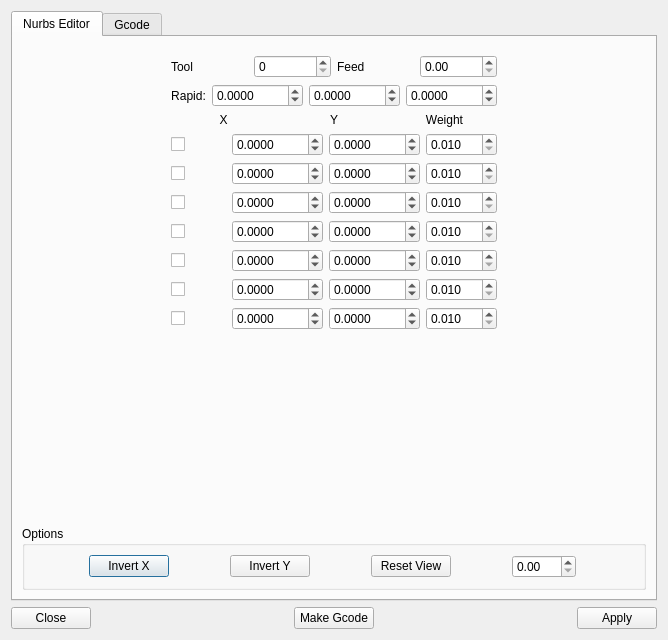
<?xml version="1.0" encoding="UTF-8"?>
<ui version="4.0">
 <class>Dialog</class>
 <widget class="QDialog" name="Dialog">
  <property name="geometry">
   <rect>
    <x>0</x>
    <y>0</y>
    <width>668</width>
    <height>640</height>
   </rect>
  </property>
  <property name="windowTitle">
   <string>Dialog</string>
  </property>
  <layout class="QVBoxLayout" name="verticalLayout">
   <item>
    <widget class="QTabWidget" name="tabWidget">
     <property name="currentIndex">
      <number>0</number>
     </property>
     <widget class="QWidget" name="tab_view">
      <property name="sizePolicy">
       <sizepolicy hsizetype="Preferred" vsizetype="Fixed">
        <horstretch>0</horstretch>
        <verstretch>0</verstretch>
       </sizepolicy>
      </property>
      <attribute name="title">
       <string>Nurbs Editor</string>
      </attribute>
      <layout class="QVBoxLayout" name="verticalLayout_2">
       <item>
        <layout class="QHBoxLayout" name="main">
         <item>
          <widget class="QFrame" name="control_frame">
           <property name="sizePolicy">
            <sizepolicy hsizetype="Fixed" vsizetype="Preferred">
             <horstretch>0</horstretch>
             <verstretch>0</verstretch>
            </sizepolicy>
           </property>
           <layout class="QVBoxLayout" name="verticalLayout_4">
            <item>
             <layout class="QHBoxLayout" name="horizontalLayout_3">
              <item>
               <widget class="QLabel" name="label_4">
                <property name="text">
                 <string>Tool</string>
                </property>
               </widget>
              </item>
              <item>
               <widget class="QSpinBox" name="toolNum">
                <property name="maximum">
                 <number>55</number>
                </property>
               </widget>
              </item>
              <item>
               <widget class="QLabel" name="label_5">
                <property name="text">
                 <string>Feed</string>
                </property>
               </widget>
              </item>
              <item>
               <widget class="QDoubleSpinBox" name="feedRate">
                <property name="maximum">
                 <double>1000.000000000000000</double>
                </property>
               </widget>
              </item>
             </layout>
            </item>
            <item>
             <layout class="QHBoxLayout" name="horizontalLayout_5">
              <item>
               <widget class="QLabel" name="label_9">
                <property name="text">
                 <string>Rapid:</string>
                </property>
                <property name="alignment">
                 <set>Qt::AlignCenter</set>
                </property>
               </widget>
              </item>
              <item>
               <widget class="QDoubleSpinBox" name="rapidX">
                <property name="decimals">
                 <number>4</number>
                </property>
                <property name="minimum">
                 <double>-1000.000000000000000</double>
                </property>
                <property name="maximum">
                 <double>10000.000000000000000</double>
                </property>
               </widget>
              </item>
              <item>
               <widget class="QDoubleSpinBox" name="rapidY">
                <property name="decimals">
                 <number>4</number>
                </property>
                <property name="minimum">
                 <double>-1000.000000000000000</double>
                </property>
                <property name="maximum">
                 <double>10000.000000000000000</double>
                </property>
               </widget>
              </item>
              <item>
               <widget class="QDoubleSpinBox" name="rapidZ">
                <property name="decimals">
                 <number>4</number>
                </property>
                <property name="minimum">
                 <double>-1000.000000000000000</double>
                </property>
                <property name="maximum">
                 <double>10000.000000000000000</double>
                </property>
               </widget>
              </item>
             </layout>
            </item>
            <item>
             <layout class="QHBoxLayout" name="horizontalLayout_8">
              <item>
               <widget class="QLabel" name="label_3">
                <property name="text">
                 <string> X </string>
                </property>
                <property name="alignment">
                 <set>Qt::AlignCenter</set>
                </property>
               </widget>
              </item>
              <item>
               <widget class="QLabel" name="label_2">
                <property name="text">
                 <string>Y</string>
                </property>
                <property name="alignment">
                 <set>Qt::AlignCenter</set>
                </property>
               </widget>
              </item>
              <item>
               <widget class="QLabel" name="label">
                <property name="text">
                 <string>Weight</string>
                </property>
                <property name="alignment">
                 <set>Qt::AlignCenter</set>
                </property>
               </widget>
              </item>
             </layout>
            </item>
            <item>
             <layout class="QHBoxLayout" name="horizontalLayout_2">
              <item>
               <widget class="QCheckBox" name="use_ctrl1">
                <property name="text">
                 <string/>
                </property>
               </widget>
              </item>
              <item>
               <widget class="QDoubleSpinBox" name="x1">
                <property name="decimals">
                 <number>4</number>
                </property>
                <property name="minimum">
                 <double>-1000.000000000000000</double>
                </property>
                <property name="maximum">
                 <double>10000.000000000000000</double>
                </property>
               </widget>
              </item>
              <item>
               <widget class="QDoubleSpinBox" name="y1">
                <property name="decimals">
                 <number>4</number>
                </property>
                <property name="minimum">
                 <double>-1000.000000000000000</double>
                </property>
                <property name="maximum">
                 <double>10000.000000000000000</double>
                </property>
               </widget>
              </item>
              <item>
               <widget class="QDoubleSpinBox" name="w1">
                <property name="decimals">
                 <number>3</number>
                </property>
                <property name="minimum">
                 <double>0.010000000000000</double>
                </property>
                <property name="maximum">
                 <double>100.000000000000000</double>
                </property>
                <property name="singleStep">
                 <double>0.100000000000000</double>
                </property>
               </widget>
              </item>
             </layout>
            </item>
            <item>
             <layout class="QHBoxLayout" name="horizontalLayout_4">
              <item>
               <widget class="QCheckBox" name="use_ctrl2">
                <property name="text">
                 <string/>
                </property>
               </widget>
              </item>
              <item>
               <widget class="QDoubleSpinBox" name="x2">
                <property name="decimals">
                 <number>4</number>
                </property>
                <property name="minimum">
                 <double>-1000.000000000000000</double>
                </property>
                <property name="maximum">
                 <double>10000.000000000000000</double>
                </property>
               </widget>
              </item>
              <item>
               <widget class="QDoubleSpinBox" name="y2">
                <property name="decimals">
                 <number>4</number>
                </property>
                <property name="minimum">
                 <double>-1000.000000000000000</double>
                </property>
                <property name="maximum">
                 <double>10000.000000000000000</double>
                </property>
               </widget>
              </item>
              <item>
               <widget class="QDoubleSpinBox" name="w2">
                <property name="decimals">
                 <number>3</number>
                </property>
                <property name="minimum">
                 <double>0.010000000000000</double>
                </property>
                <property name="maximum">
                 <double>100.000000000000000</double>
                </property>
                <property name="singleStep">
                 <double>0.100000000000000</double>
                </property>
               </widget>
              </item>
             </layout>
            </item>
            <item>
             <layout class="QHBoxLayout" name="horizontalLayout_6">
              <item>
               <widget class="QCheckBox" name="use_ctrl3">
                <property name="text">
                 <string/>
                </property>
               </widget>
              </item>
              <item>
               <widget class="QDoubleSpinBox" name="x3">
                <property name="decimals">
                 <number>4</number>
                </property>
                <property name="minimum">
                 <double>-1000.000000000000000</double>
                </property>
                <property name="maximum">
                 <double>10000.000000000000000</double>
                </property>
               </widget>
              </item>
              <item>
               <widget class="QDoubleSpinBox" name="y3">
                <property name="decimals">
                 <number>4</number>
                </property>
                <property name="minimum">
                 <double>-1000.000000000000000</double>
                </property>
                <property name="maximum">
                 <double>10000.000000000000000</double>
                </property>
               </widget>
              </item>
              <item>
               <widget class="QDoubleSpinBox" name="w3">
                <property name="decimals">
                 <number>3</number>
                </property>
                <property name="minimum">
                 <double>0.010000000000000</double>
                </property>
                <property name="maximum">
                 <double>100.000000000000000</double>
                </property>
                <property name="singleStep">
                 <double>0.100000000000000</double>
                </property>
               </widget>
              </item>
             </layout>
            </item>
            <item>
             <layout class="QHBoxLayout" name="horizontalLayout_7">
              <item>
               <widget class="QCheckBox" name="use_ctrl4">
                <property name="text">
                 <string/>
                </property>
               </widget>
              </item>
              <item>
               <widget class="QDoubleSpinBox" name="x4">
                <property name="decimals">
                 <number>4</number>
                </property>
                <property name="minimum">
                 <double>-1000.000000000000000</double>
                </property>
                <property name="maximum">
                 <double>10000.000000000000000</double>
                </property>
               </widget>
              </item>
              <item>
               <widget class="QDoubleSpinBox" name="y4">
                <property name="decimals">
                 <number>4</number>
                </property>
                <property name="minimum">
                 <double>-1000.000000000000000</double>
                </property>
                <property name="maximum">
                 <double>10000.000000000000000</double>
                </property>
               </widget>
              </item>
              <item>
               <widget class="QDoubleSpinBox" name="w4">
                <property name="decimals">
                 <number>3</number>
                </property>
                <property name="minimum">
                 <double>0.010000000000000</double>
                </property>
                <property name="maximum">
                 <double>100.000000000000000</double>
                </property>
                <property name="singleStep">
                 <double>0.100000000000000</double>
                </property>
               </widget>
              </item>
             </layout>
            </item>
            <item>
             <layout class="QHBoxLayout" name="horizontalLayout_10">
              <item>
               <widget class="QCheckBox" name="use_ctrl5">
                <property name="text">
                 <string/>
                </property>
               </widget>
              </item>
              <item>
               <widget class="QDoubleSpinBox" name="x5">
                <property name="decimals">
                 <number>4</number>
                </property>
                <property name="minimum">
                 <double>-1000.000000000000000</double>
                </property>
                <property name="maximum">
                 <double>10000.000000000000000</double>
                </property>
               </widget>
              </item>
              <item>
               <widget class="QDoubleSpinBox" name="y5">
                <property name="decimals">
                 <number>4</number>
                </property>
                <property name="minimum">
                 <double>-1000.000000000000000</double>
                </property>
                <property name="maximum">
                 <double>10000.000000000000000</double>
                </property>
               </widget>
              </item>
              <item>
               <widget class="QDoubleSpinBox" name="w5">
                <property name="decimals">
                 <number>3</number>
                </property>
                <property name="minimum">
                 <double>0.010000000000000</double>
                </property>
                <property name="maximum">
                 <double>100.000000000000000</double>
                </property>
                <property name="singleStep">
                 <double>0.100000000000000</double>
                </property>
               </widget>
              </item>
             </layout>
            </item>
            <item>
             <layout class="QHBoxLayout" name="horizontalLayout_11">
              <item>
               <widget class="QCheckBox" name="use_ctrl6">
                <property name="text">
                 <string/>
                </property>
               </widget>
              </item>
              <item>
               <widget class="QDoubleSpinBox" name="x6">
                <property name="decimals">
                 <number>4</number>
                </property>
                <property name="minimum">
                 <double>-1000.000000000000000</double>
                </property>
                <property name="maximum">
                 <double>10000.000000000000000</double>
                </property>
               </widget>
              </item>
              <item>
               <widget class="QDoubleSpinBox" name="y6">
                <property name="decimals">
                 <number>4</number>
                </property>
                <property name="minimum">
                 <double>-1000.000000000000000</double>
                </property>
                <property name="maximum">
                 <double>10000.000000000000000</double>
                </property>
               </widget>
              </item>
              <item>
               <widget class="QDoubleSpinBox" name="w6">
                <property name="decimals">
                 <number>3</number>
                </property>
                <property name="minimum">
                 <double>0.010000000000000</double>
                </property>
                <property name="maximum">
                 <double>100.000000000000000</double>
                </property>
                <property name="singleStep">
                 <double>0.100000000000000</double>
                </property>
               </widget>
              </item>
             </layout>
            </item>
            <item>
             <layout class="QHBoxLayout" name="horizontalLayout_12">
              <item>
               <widget class="QCheckBox" name="use_ctrl7">
                <property name="text">
                 <string/>
                </property>
               </widget>
              </item>
              <item>
               <widget class="QDoubleSpinBox" name="x7">
                <property name="decimals">
                 <number>4</number>
                </property>
                <property name="minimum">
                 <double>-1000.000000000000000</double>
                </property>
                <property name="maximum">
                 <double>10000.000000000000000</double>
                </property>
               </widget>
              </item>
              <item>
               <widget class="QDoubleSpinBox" name="y7">
                <property name="decimals">
                 <number>4</number>
                </property>
                <property name="minimum">
                 <double>-1000.000000000000000</double>
                </property>
                <property name="maximum">
                 <double>10000.000000000000000</double>
                </property>
               </widget>
              </item>
              <item>
               <widget class="QDoubleSpinBox" name="w7">
                <property name="decimals">
                 <number>3</number>
                </property>
                <property name="minimum">
                 <double>0.010000000000000</double>
                </property>
                <property name="maximum">
                 <double>100.000000000000000</double>
                </property>
                <property name="singleStep">
                 <double>0.100000000000000</double>
                </property>
               </widget>
              </item>
             </layout>
            </item>
            <item>
             <spacer name="verticalSpacer">
              <property name="orientation">
               <enum>Qt::Vertical</enum>
              </property>
              <property name="sizeHint" stdset="0">
               <size>
                <width>20</width>
                <height>0</height>
               </size>
              </property>
             </spacer>
            </item>
           </layout>
          </widget>
         </item>
        </layout>
       </item>
       <item>
        <widget class="QGroupBox" name="groupBox">
         <property name="title">
          <string>Options</string>
         </property>
         <layout class="QVBoxLayout" name="verticalLayout_5">
          <item>
           <layout class="QHBoxLayout" name="horizontalLayout_9">
            <item>
             <widget class="QPushButton" name="pushButton">
              <property name="sizePolicy">
               <sizepolicy hsizetype="Fixed" vsizetype="Fixed">
                <horstretch>0</horstretch>
                <verstretch>0</verstretch>
               </sizepolicy>
              </property>
              <property name="text">
               <string>Invert X</string>
              </property>
             </widget>
            </item>
            <item>
             <widget class="QPushButton" name="pushButton_2">
              <property name="sizePolicy">
               <sizepolicy hsizetype="Fixed" vsizetype="Fixed">
                <horstretch>0</horstretch>
                <verstretch>0</verstretch>
               </sizepolicy>
              </property>
              <property name="text">
               <string>Invert Y</string>
              </property>
              <property name="checkable">
               <bool>false</bool>
              </property>
             </widget>
            </item>
            <item>
             <widget class="QPushButton" name="pushButton_3">
              <property name="sizePolicy">
               <sizepolicy hsizetype="Fixed" vsizetype="Fixed">
                <horstretch>0</horstretch>
                <verstretch>0</verstretch>
               </sizepolicy>
              </property>
              <property name="text">
               <string>Reset View</string>
              </property>
             </widget>
            </item>
            <item>
             <widget class="QDoubleSpinBox" name="gridSpace">
              <property name="sizePolicy">
               <sizepolicy hsizetype="Fixed" vsizetype="Fixed">
                <horstretch>0</horstretch>
                <verstretch>0</verstretch>
               </sizepolicy>
              </property>
              <property name="maximum">
               <double>100.000000000000000</double>
              </property>
              <property name="singleStep">
               <double>0.500000000000000</double>
              </property>
             </widget>
            </item>
           </layout>
          </item>
         </layout>
        </widget>
       </item>
      </layout>
     </widget>
     <widget class="QWidget" name="tab_edit">
      <attribute name="title">
       <string>Gcode</string>
      </attribute>
      <layout class="QVBoxLayout" name="verticalLayout_3">
       <item>
        <widget class="QPlainTextEdit" name="gcodeText"/>
       </item>
      </layout>
     </widget>
    </widget>
   </item>
   <item>
    <layout class="QHBoxLayout" name="horizontalLayout">
     <item>
      <widget class="QPushButton" name="closeButton">
       <property name="text">
        <string>Close</string>
       </property>
      </widget>
     </item>
     <item>
      <spacer name="horizontalSpacer_2">
       <property name="orientation">
        <enum>Qt::Horizontal</enum>
       </property>
       <property name="sizeHint" stdset="0">
        <size>
         <width>40</width>
         <height>20</height>
        </size>
       </property>
      </spacer>
     </item>
     <item>
      <widget class="QPushButton" name="makeButton">
       <property name="text">
        <string>Make Gcode</string>
       </property>
      </widget>
     </item>
     <item>
      <spacer name="horizontalSpacer">
       <property name="orientation">
        <enum>Qt::Horizontal</enum>
       </property>
       <property name="sizeHint" stdset="0">
        <size>
         <width>40</width>
         <height>20</height>
        </size>
       </property>
      </spacer>
     </item>
     <item>
      <widget class="QPushButton" name="applyButton">
       <property name="text">
        <string>Apply</string>
       </property>
      </widget>
     </item>
    </layout>
   </item>
  </layout>
 </widget>
 <resources/>
 <connections>
  <connection>
   <sender>x1</sender>
   <signal>valueChanged(double)</signal>
   <receiver>Dialog</receiver>
   <slot>spinChanged()</slot>
   <hints>
    <hint type="sourcelabel">
     <x>251</x>
     <y>181</y>
    </hint>
    <hint type="destinationlabel">
     <x>3</x>
     <y>80</y>
    </hint>
   </hints>
  </connection>
  <connection>
   <sender>x2</sender>
   <signal>valueChanged(double)</signal>
   <receiver>Dialog</receiver>
   <slot>spinChanged()</slot>
   <hints>
    <hint type="sourcelabel">
     <x>251</x>
     <y>216</y>
    </hint>
    <hint type="destinationlabel">
     <x>5</x>
     <y>119</y>
    </hint>
   </hints>
  </connection>
  <connection>
   <sender>x3</sender>
   <signal>valueChanged(double)</signal>
   <receiver>Dialog</receiver>
   <slot>checkChanged()</slot>
   <hints>
    <hint type="sourcelabel">
     <x>251</x>
     <y>251</y>
    </hint>
    <hint type="destinationlabel">
     <x>3</x>
     <y>156</y>
    </hint>
   </hints>
  </connection>
  <connection>
   <sender>x4</sender>
   <signal>valueChanged(double)</signal>
   <receiver>Dialog</receiver>
   <slot>spinChanged()</slot>
   <hints>
    <hint type="sourcelabel">
     <x>251</x>
     <y>286</y>
    </hint>
    <hint type="destinationlabel">
     <x>8</x>
     <y>201</y>
    </hint>
   </hints>
  </connection>
  <connection>
   <sender>w2</sender>
   <signal>valueChanged(double)</signal>
   <receiver>Dialog</receiver>
   <slot>spinChanged()</slot>
   <hints>
    <hint type="sourcelabel">
     <x>483</x>
     <y>216</y>
    </hint>
    <hint type="destinationlabel">
     <x>562</x>
     <y>102</y>
    </hint>
   </hints>
  </connection>
  <connection>
   <sender>w3</sender>
   <signal>valueChanged(double)</signal>
   <receiver>Dialog</receiver>
   <slot>spinChanged()</slot>
   <hints>
    <hint type="sourcelabel">
     <x>483</x>
     <y>251</y>
    </hint>
    <hint type="destinationlabel">
     <x>562</x>
     <y>153</y>
    </hint>
   </hints>
  </connection>
  <connection>
   <sender>w4</sender>
   <signal>valueChanged(double)</signal>
   <receiver>Dialog</receiver>
   <slot>spinChanged()</slot>
   <hints>
    <hint type="sourcelabel">
     <x>483</x>
     <y>286</y>
    </hint>
    <hint type="destinationlabel">
     <x>561</x>
     <y>196</y>
    </hint>
   </hints>
  </connection>
  <connection>
   <sender>y4</sender>
   <signal>valueChanged(double)</signal>
   <receiver>Dialog</receiver>
   <slot>spinChanged()</slot>
   <hints>
    <hint type="sourcelabel">
     <x>367</x>
     <y>286</y>
    </hint>
    <hint type="destinationlabel">
     <x>243</x>
     <y>348</y>
    </hint>
   </hints>
  </connection>
  <connection>
   <sender>y3</sender>
   <signal>valueChanged(double)</signal>
   <receiver>Dialog</receiver>
   <slot>spinChanged()</slot>
   <hints>
    <hint type="sourcelabel">
     <x>367</x>
     <y>251</y>
    </hint>
    <hint type="destinationlabel">
     <x>349</x>
     <y>346</y>
    </hint>
   </hints>
  </connection>
  <connection>
   <sender>y2</sender>
   <signal>valueChanged(double)</signal>
   <receiver>Dialog</receiver>
   <slot>spinChanged()</slot>
   <hints>
    <hint type="sourcelabel">
     <x>367</x>
     <y>216</y>
    </hint>
    <hint type="destinationlabel">
     <x>228</x>
     <y>6</y>
    </hint>
   </hints>
  </connection>
  <connection>
   <sender>y1</sender>
   <signal>valueChanged(double)</signal>
   <receiver>Dialog</receiver>
   <slot>spinChanged()</slot>
   <hints>
    <hint type="sourcelabel">
     <x>367</x>
     <y>181</y>
    </hint>
    <hint type="destinationlabel">
     <x>329</x>
     <y>6</y>
    </hint>
   </hints>
  </connection>
  <connection>
   <sender>w1</sender>
   <signal>valueChanged(double)</signal>
   <receiver>Dialog</receiver>
   <slot>spinChanged()</slot>
   <hints>
    <hint type="sourcelabel">
     <x>483</x>
     <y>181</y>
    </hint>
    <hint type="destinationlabel">
     <x>565</x>
     <y>57</y>
    </hint>
   </hints>
  </connection>
  <connection>
   <sender>rapidX</sender>
   <signal>valueChanged(double)</signal>
   <receiver>Dialog</receiver>
   <slot>spinChanged()</slot>
   <hints>
    <hint type="sourcelabel">
     <x>300</x>
     <y>121</y>
    </hint>
    <hint type="destinationlabel">
     <x>5</x>
     <y>107</y>
    </hint>
   </hints>
  </connection>
  <connection>
   <sender>rapidY</sender>
   <signal>valueChanged(double)</signal>
   <receiver>Dialog</receiver>
   <slot>spinChanged()</slot>
   <hints>
    <hint type="sourcelabel">
     <x>341</x>
     <y>108</y>
    </hint>
    <hint type="destinationlabel">
     <x>376</x>
     <y>6</y>
    </hint>
   </hints>
  </connection>
  <connection>
   <sender>rapidZ</sender>
   <signal>valueChanged(double)</signal>
   <receiver>Dialog</receiver>
   <slot>spinChanged()</slot>
   <hints>
    <hint type="sourcelabel">
     <x>453</x>
     <y>108</y>
    </hint>
    <hint type="destinationlabel">
     <x>474</x>
     <y>6</y>
    </hint>
   </hints>
  </connection>
  <connection>
   <sender>x5</sender>
   <signal>valueChanged(double)</signal>
   <receiver>Dialog</receiver>
   <slot>spinChanged()</slot>
   <hints>
    <hint type="sourcelabel">
     <x>321</x>
     <y>321</y>
    </hint>
    <hint type="destinationlabel">
     <x>4</x>
     <y>231</y>
    </hint>
   </hints>
  </connection>
  <connection>
   <sender>y5</sender>
   <signal>valueChanged(double)</signal>
   <receiver>Dialog</receiver>
   <slot>spinChanged()</slot>
   <hints>
    <hint type="sourcelabel">
     <x>423</x>
     <y>321</y>
    </hint>
    <hint type="destinationlabel">
     <x>3</x>
     <y>265</y>
    </hint>
   </hints>
  </connection>
  <connection>
   <sender>x6</sender>
   <signal>valueChanged(double)</signal>
   <receiver>Dialog</receiver>
   <slot>spinChanged()</slot>
   <hints>
    <hint type="sourcelabel">
     <x>321</x>
     <y>356</y>
    </hint>
    <hint type="destinationlabel">
     <x>5</x>
     <y>298</y>
    </hint>
   </hints>
  </connection>
  <connection>
   <sender>x7</sender>
   <signal>valueChanged(double)</signal>
   <receiver>Dialog</receiver>
   <slot>spinChanged()</slot>
   <hints>
    <hint type="sourcelabel">
     <x>272</x>
     <y>374</y>
    </hint>
    <hint type="destinationlabel">
     <x>4</x>
     <y>335</y>
    </hint>
   </hints>
  </connection>
  <connection>
   <sender>y6</sender>
   <signal>valueChanged(double)</signal>
   <receiver>Dialog</receiver>
   <slot>spinChanged()</slot>
   <hints>
    <hint type="sourcelabel">
     <x>380</x>
     <y>349</y>
    </hint>
    <hint type="destinationlabel">
     <x>1</x>
     <y>370</y>
    </hint>
   </hints>
  </connection>
  <connection>
   <sender>y7</sender>
   <signal>valueChanged(double)</signal>
   <receiver>Dialog</receiver>
   <slot>spinChanged()</slot>
   <hints>
    <hint type="sourcelabel">
     <x>372</x>
     <y>384</y>
    </hint>
    <hint type="destinationlabel">
     <x>375</x>
     <y>425</y>
    </hint>
   </hints>
  </connection>
  <connection>
   <sender>w5</sender>
   <signal>valueChanged(double)</signal>
   <receiver>Dialog</receiver>
   <slot>spinChanged()</slot>
   <hints>
    <hint type="sourcelabel">
     <x>457</x>
     <y>303</y>
    </hint>
    <hint type="destinationlabel">
     <x>622</x>
     <y>285</y>
    </hint>
   </hints>
  </connection>
  <connection>
   <sender>w6</sender>
   <signal>valueChanged(double)</signal>
   <receiver>Dialog</receiver>
   <slot>spinChanged()</slot>
   <hints>
    <hint type="sourcelabel">
     <x>442</x>
     <y>336</y>
    </hint>
    <hint type="destinationlabel">
     <x>625</x>
     <y>328</y>
    </hint>
   </hints>
  </connection>
  <connection>
   <sender>w7</sender>
   <signal>valueChanged(double)</signal>
   <receiver>Dialog</receiver>
   <slot>spinChanged()</slot>
   <hints>
    <hint type="sourcelabel">
     <x>504</x>
     <y>391</y>
    </hint>
    <hint type="destinationlabel">
     <x>622</x>
     <y>370</y>
    </hint>
   </hints>
  </connection>
  <connection>
   <sender>use_ctrl1</sender>
   <signal>toggled(bool)</signal>
   <receiver>Dialog</receiver>
   <slot>checkChanged()</slot>
   <hints>
    <hint type="sourcelabel">
     <x>219</x>
     <y>178</y>
    </hint>
    <hint type="destinationlabel">
     <x>128</x>
     <y>7</y>
    </hint>
   </hints>
  </connection>
  <connection>
   <sender>use_ctrl2</sender>
   <signal>toggled(bool)</signal>
   <receiver>Dialog</receiver>
   <slot>checkChanged()</slot>
   <hints>
    <hint type="sourcelabel">
     <x>219</x>
     <y>213</y>
    </hint>
    <hint type="destinationlabel">
     <x>32</x>
     <y>4</y>
    </hint>
   </hints>
  </connection>
  <connection>
   <sender>use_ctrl3</sender>
   <signal>toggled(bool)</signal>
   <receiver>Dialog</receiver>
   <slot>checkChanged()</slot>
   <hints>
    <hint type="sourcelabel">
     <x>219</x>
     <y>248</y>
    </hint>
    <hint type="destinationlabel">
     <x>2</x>
     <y>22</y>
    </hint>
   </hints>
  </connection>
  <connection>
   <sender>use_ctrl4</sender>
   <signal>toggled(bool)</signal>
   <receiver>Dialog</receiver>
   <slot>checkChanged()</slot>
   <hints>
    <hint type="sourcelabel">
     <x>219</x>
     <y>283</y>
    </hint>
    <hint type="destinationlabel">
     <x>3</x>
     <y>54</y>
    </hint>
   </hints>
  </connection>
  <connection>
   <sender>use_ctrl5</sender>
   <signal>toggled(bool)</signal>
   <receiver>Dialog</receiver>
   <slot>checkChanged()</slot>
   <hints>
    <hint type="sourcelabel">
     <x>166</x>
     <y>303</y>
    </hint>
    <hint type="destinationlabel">
     <x>4</x>
     <y>402</y>
    </hint>
   </hints>
  </connection>
  <connection>
   <sender>use_ctrl6</sender>
   <signal>toggled(bool)</signal>
   <receiver>Dialog</receiver>
   <slot>checkChanged()</slot>
   <hints>
    <hint type="sourcelabel">
     <x>219</x>
     <y>353</y>
    </hint>
    <hint type="destinationlabel">
     <x>108</x>
     <y>433</y>
    </hint>
   </hints>
  </connection>
  <connection>
   <sender>use_ctrl7</sender>
   <signal>toggled(bool)</signal>
   <receiver>Dialog</receiver>
   <slot>checkChanged()</slot>
   <hints>
    <hint type="sourcelabel">
     <x>219</x>
     <y>388</y>
    </hint>
    <hint type="destinationlabel">
     <x>173</x>
     <y>446</y>
    </hint>
   </hints>
  </connection>
  <connection>
   <sender>pushButton</sender>
   <signal>clicked()</signal>
   <receiver>Dialog</receiver>
   <slot>invertX()</slot>
   <hints>
    <hint type="sourcelabel">
     <x>136</x>
     <y>566</y>
    </hint>
    <hint type="destinationlabel">
     <x>5</x>
     <y>458</y>
    </hint>
   </hints>
  </connection>
  <connection>
   <sender>pushButton_2</sender>
   <signal>clicked()</signal>
   <receiver>Dialog</receiver>
   <slot>invertY()</slot>
   <hints>
    <hint type="sourcelabel">
     <x>315</x>
     <y>572</y>
    </hint>
    <hint type="destinationlabel">
     <x>3</x>
     <y>492</y>
    </hint>
   </hints>
  </connection>
  <connection>
   <sender>pushButton_3</sender>
   <signal>clicked()</signal>
   <receiver>Dialog</receiver>
   <slot>resetView()</slot>
   <hints>
    <hint type="sourcelabel">
     <x>457</x>
     <y>572</y>
    </hint>
    <hint type="destinationlabel">
     <x>662</x>
     <y>395</y>
    </hint>
   </hints>
  </connection>
  <connection>
   <sender>gridSpace</sender>
   <signal>valueChanged(double)</signal>
   <receiver>Dialog</receiver>
   <slot>gridSpinChanged()</slot>
   <hints>
    <hint type="sourcelabel">
     <x>548</x>
     <y>557</y>
    </hint>
    <hint type="destinationlabel">
     <x>664</x>
     <y>423</y>
    </hint>
   </hints>
  </connection>
 </connections>
 <slots>
  <slot>spinChanged()</slot>
  <slot>checkChanged()</slot>
  <slot>invertX()</slot>
  <slot>invertY()</slot>
  <slot>resetView()</slot>
  <slot>gridSpinChanged()</slot>
 </slots>
</ui>
